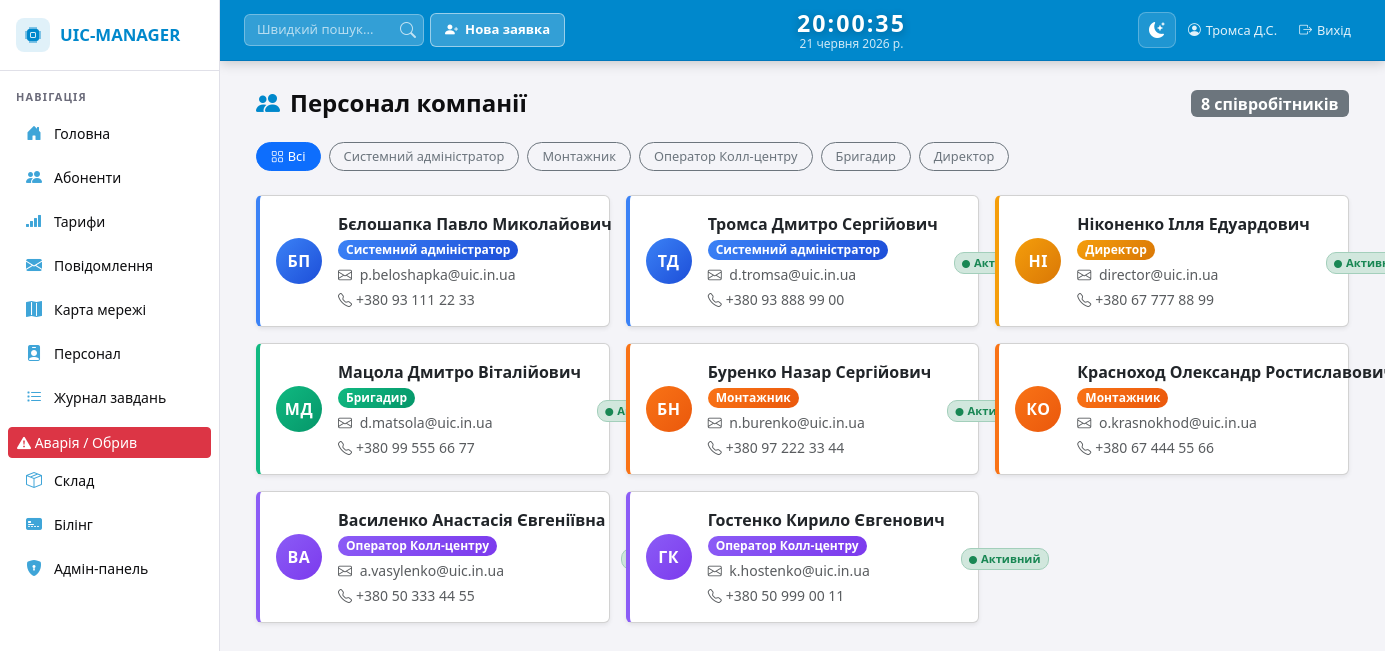
Screenshot of /personnel/ (signed in) with the database file from the repository.
### infrastructure/models.py (models this page shows, shortened)
class Employee(models.Model):
    POSITION_CHOICES = [
        ('admin', 'Системний адміністратор'),
        ('installer', 'Монтажник'),
        ('operator', 'Оператор Колл-центру'),
        ('foreman', 'Бригадир'),
        ('director', 'Директор'),
    ]
    full_name = models.CharField(max_length=150)
    position = models.CharField(max_length=50, choices=POSITION_CHOICES, verbose_name="Посада")
    phone = models.CharField(max_length=20)
    email = models.EmailField(blank=True, null=True)
    is_active = models.BooleanField(default=True)
    class Meta:
        verbose_name = "Співробітник"
        verbose_name_plural = "Співробітники"

### infrastructure/views.py (the view)
# urls.py: path('personnel/', personnel_view, name='personnel'),
@login_required
def personnel_view(request):
    role_filter = request.GET.get('role', 'all')
    employees = Employee.objects.all().order_by('position')
    if role_filter and role_filter != 'all':
        employees = employees.filter(position=role_filter)
    return render(request, 'personnel.html', {
        'employees': employees,
        'positions': Employee.POSITION_CHOICES,
        'current_filter': role_filter,
    })

### templates/personnel.html (shortened to what this page needs)
{% extends 'base.html' %}
{% block content %}
<div class="container-fluid">
  <div class="dash-header justify-content-between">
    <h2><i class="bi bi-people-fill"></i>Персонал компанії</h2>
    <span class="badge bg-secondary fs-6">{{ employees|length }} співробітників</span>
  </div>
  <div class="mb-4 d-flex flex-wrap gap-2">
    <a href="?role=all" class="btn filter-btn {% if current_filter == 'all' %}btn-primary{% else %}btn-outline-secondary{% endif %}">
      <i class="bi bi-grid me-1"></i>Всі
    </a>
    {% for pos_key, pos_name in positions %}
    <a href="?role={{ pos_key }}" class="btn filter-btn {% if current_filter == pos_key %}btn-primary{% else %}btn-outline-secondary{% endif %}">
      {{ pos_name }}
    </a>
    {% endfor %}
  </div>
  <div class="row g-3">
    {% for emp in employees %}
    {% with pos=emp.position %}
    <div class="col-12 col-md-6 col-xl-4">
      <div class="card shadow-sm emp-card border-{{ pos }} h-100">
        <div class="card-body d-flex align-items-center gap-3">
          <div class="emp-avatar avatar-{{ pos }}">
            {{ emp.full_name|slice:":1" }}{% with parts=emp.full_name.split %}{% if parts|length > 1 %}{{ parts.1|slice:":1" }}{% endif %}{% endwith %}
          </div>
          <div class="flex-grow-1 min-width-0">
            <div class="fw-bold text-truncate">{{ emp.full_name }}</div>
            <div class="mb-1">
              <span class="badge badge-{{ pos }} px-2 py-1" style="font-size:0.75rem; border-radius:10px;">
                {{ emp.get_position_display }}
              </span>
            </div>
            <div class="small text-muted emp-email">
              <i class="bi bi-envelope me-1"></i>
              <a href="mailto:{{ emp.email }}">{{ emp.email }}</a>
            </div>
            <div class="small text-muted mt-1">
              <i class="bi bi-telephone me-1"></i>{{ emp.phone }}
            </div>
          </div>
          <div class="text-end">
            {% if emp.is_active %}
              <span class="badge bg-success-subtle text-success border border-success-subtle" style="border-radius:10px; font-size:0.7rem;">
                <i class="bi bi-circle-fill me-1" style="font-size:0.5rem;"></i>Активний
              </span>
            {% else %}
              <span class="badge bg-danger-subtle text-danger border border-danger-subtle" style="border-radius:10px; font-size:0.7rem;">
                <i class="bi bi-circle-fill me-1" style="font-size:0.5rem;"></i>Неактивний
              </span>
            {% endif %}
          </div>
        </div>
      </div>
    </div>
    {% endwith %}
    {% empty %}
    <div class="col-12 text-center p-5 text-muted">
      <i class="bi bi-people fs-1 d-block mb-2"></i>Співробітників не знайдено.
    </div>
    {% endfor %}
  </div>
</div>
{% endblock %}

### templates/base.html (style rules this page uses)
[data-bs-theme="light"] { --tw-accent: #0088cc; --tw-accent-hover: #0077bb; --tw-accent-soft: rgba(0, 136, 204, 0.12); --tw-navbar-bg: #0088cc; --tw-navbar-border: #0077bb; --tw-sidebar-bg: #ffffff; --tw-sidebar-border: #e0e0e8; --tw-nav-hover: #e8f4fd; --tw-nav-active: #d0eaf8; --tw-main-bg: #f4f4f8; --tw-text: #0e0e10; --tw-muted: #6b6b7a; --tw-input-bg: rgba(255,255,255,0.2); --tw-input-border: rgba(255,255,255,0.3); --tw-input-text: #ffffff; --tw-input-ph: rgba(255,255,255,0.65); --tw-form-bg: #ffffff; --tw-form-border: #ced4da; --tw-form-text: #0e0e10; --tw-form-ph: #6b6b7a; }
* { box-sizing: border-box; }
body { font-family: 'Segoe UI', Tahoma, Geneva, Verdana, sans-serif; background: var(--tw-main-bg); transition: background 0.3s, color 0.3s; }
.dash-header { display: flex; align-items: center; gap: 12px; margin-bottom: 24px; flex-wrap: wrap; }
.dash-header h2 { display: flex; align-items: center; gap: 10px; color: var(--tw-text); font-size: 1.5rem; font-weight: 700; margin: 0; }
.dash-header h2 i { color: var(--tw-accent); }
.btn { transition: transform 0.15s ease, box-shadow 0.15s ease, background-color 0.15s ease, border-color 0.15s ease, color 0.15s ease; }
.card { transition: transform 0.2s ease, box-shadow 0.2s ease; }
.badge { transition: transform 0.15s ease; }

### templates/personnel.html (style rules this page uses)
.badge-director { background: linear-gradient(135deg, #f59e0b, #d97706); color: #fff; }
.badge-admin { background: linear-gradient(135deg, #3b82f6, #1d4ed8); color: #fff; }
.badge-foreman { background: linear-gradient(135deg, #10b981, #059669); color: #fff; }
.badge-installer { background: linear-gradient(135deg, #f97316, #ea580c); color: #fff; }
.badge-operator { background: linear-gradient(135deg, #8b5cf6, #7c3aed); color: #fff; }
.avatar-director { background: linear-gradient(135deg, #f59e0b, #d97706); }
.avatar-admin { background: linear-gradient(135deg, #3b82f6, #1d4ed8); }
.avatar-foreman { background: linear-gradient(135deg, #10b981, #059669); }
.avatar-installer { background: linear-gradient(135deg, #f97316, #ea580c); }
.avatar-operator { background: linear-gradient(135deg, #8b5cf6, #7c3aed); }
.emp-avatar { width: 46px; height: 46px; border-radius: 50%; display: flex; align-items: center; justify-content: center; font-weight: 700; font-size: 1rem; color: #fff; flex-shrink: 0; letter-spacing: 0.5px; }
.emp-card { transition: transform 0.18s ease, box-shadow 0.18s ease; border-left: 4px solid transparent; }
.border-director { border-left-color: #f59e0b !important; }
.border-admin { border-left-color: #3b82f6 !important; }
.border-foreman { border-left-color: #10b981 !important; }
.border-installer { border-left-color: #f97316 !important; }
.border-operator { border-left-color: #8b5cf6 !important; }
.filter-btn { border-radius: 20px !important; font-size: 0.8rem; padding: 4px 14px; }
.emp-email a { color: inherit; text-decoration: none; }

### rows the page displays
Employee: full_name "Б", full_name.split.1 "П", full_name "Бєлошапка Павло Миколайович", position "Системний адміністратор", email "p.beloshapka@uic.in.ua", phone "+380 93 111 22 33"
Employee: full_name "Т", full_name.split.1 "Д", full_name "Тромса Дмитро Сергійович", position "Системний адміністратор", email "d.tromsa@uic.in.ua", phone "+380 93 888 99 00", is_active True (drawn)
Employee: full_name "Н", full_name.split.1 "І", full_name "Ніконенко Ілля Едуардович", position "Директор", email "director@uic.in.ua", phone "+380 67 777 88 99", is_active True (drawn)
Employee: full_name "М", full_name.split.1 "Д", full_name "Мацола Дмитро Віталійович", position "Бригадир", email "d.matsola@uic.in.ua", phone "+380 99 555 66 77", is_active True (drawn)
Employee: full_name "Б", full_name.split.1 "Н", full_name "Буренко Назар Сергійович", position "Монтажник", email "n.burenko@uic.in.ua", phone "+380 97 222 33 44", is_active True (drawn)
Employee: full_name "К", full_name.split.1 "О", full_name "Красноход Олександр…", position "Монтажник", email "o.krasnokhod@uic.in.ua", phone "+380 67 444 55 66"
Employee: full_name "В", full_name.split.1 "А", full_name "Василенко Анастасія Євгеніївна", position "Оператор Колл-центру", email "a.vasylenko@uic.in.ua", phone "+380 50 333 44 55"
Employee: full_name "Г", full_name.split.1 "К", full_name "Гостенко Кирило Євгенович", position "Оператор Колл-центру", email "k.hostenko@uic.in.ua", phone "+380 50 999 00 11", is_active True (drawn)

### other values shown
{{ employees|length }} "8"
{{ pos_name }} "Системний адміністратор" "Монтажник" "Оператор Колл-центру" "Бригадир" "Директор"
